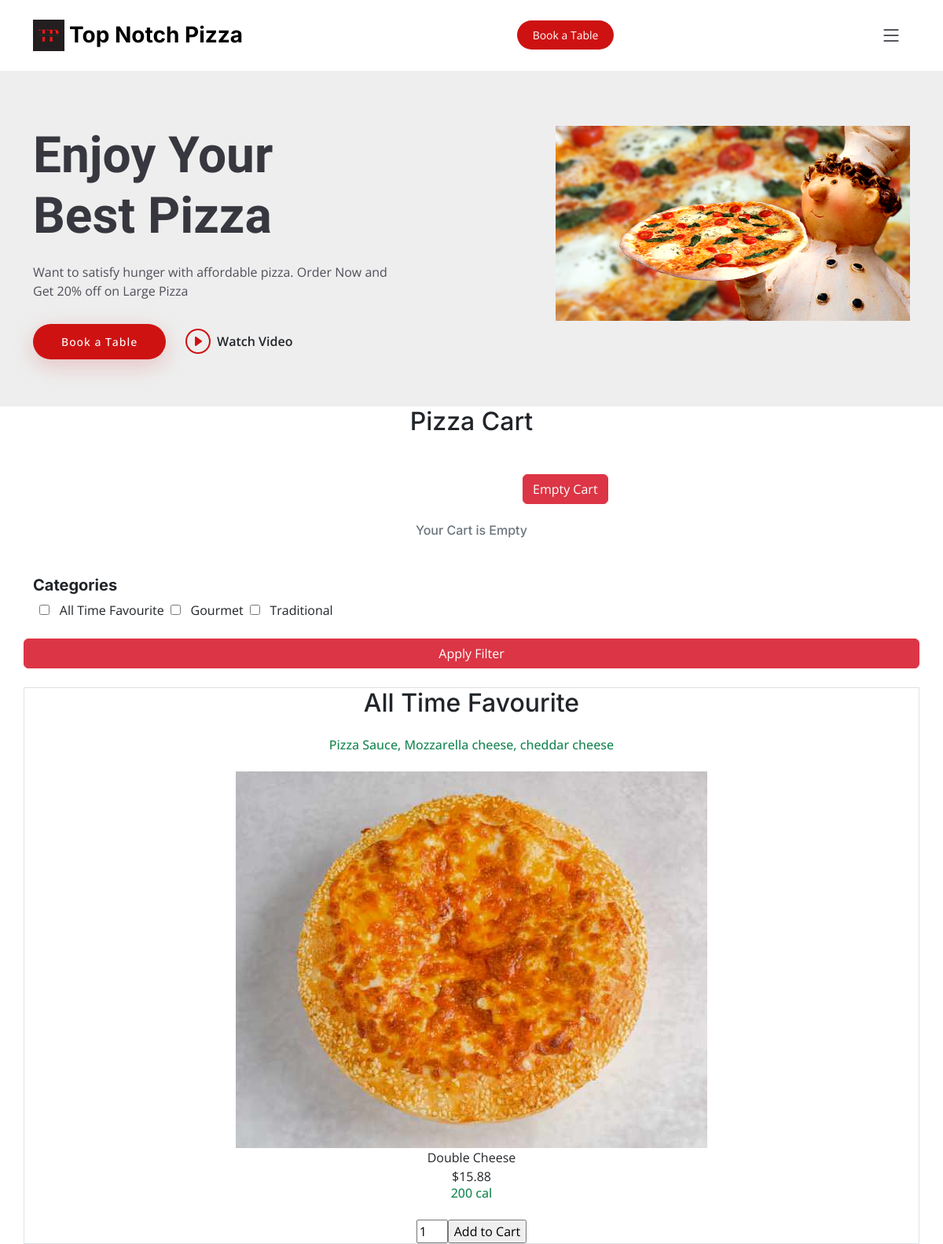
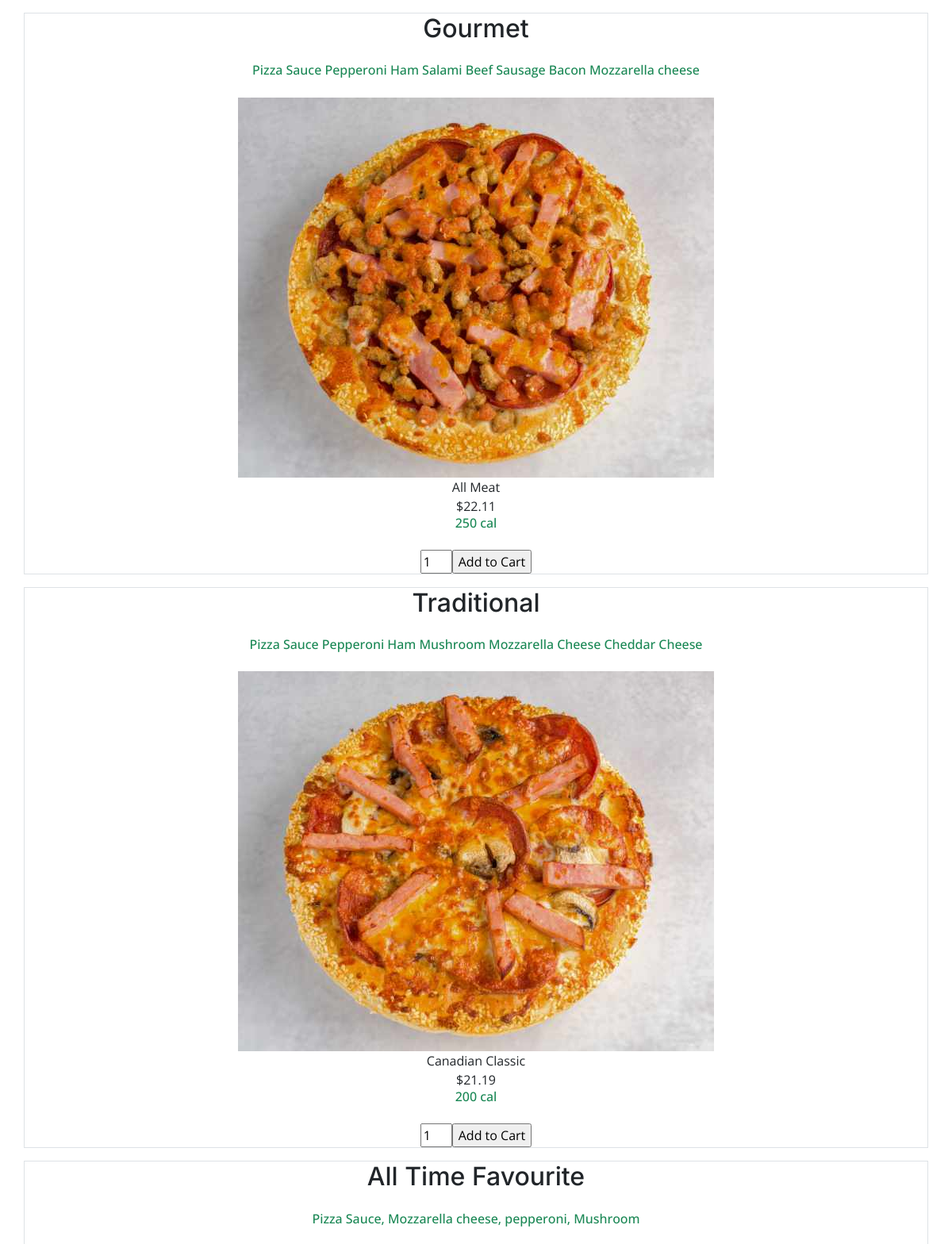
The app's page /product.php (signed in, upper part) with its own data (2 pictures, top to bottom).
### tables this page shows
CREATE TABLE `categories` (
  `idCategories` int(11) NOT NULL,
  `categoryName` varchar(64) NOT NULL
);

CREATE TABLE `pizza` (
  `id` int(11) NOT NULL,
  `category` varchar(50) DEFAULT NULL,
  `name` varchar(50) DEFAULT NULL,
  `description` varchar(100) DEFAULT NULL,
  `image` varchar(1000) DEFAULT NULL,
  `productCategory` int(11) NOT NULL,
  `Calories` varchar(30) NOT NULL,
  `Price` float NOT NULL
);

### Dbcart.php (called while the page is built, shortened)
<?php
class Dbcart {
	private $host = "localhost";
	private $user = "root";
	private $password = "";
	private $database = "topnotchpizza";
	private $conn;
	function __construct() {
		$this->conn = $this->connectDB();
	}
	function connectDB() {
		$conn = mysqli_connect($this->host,$this->user,$this->password,$this->database);
		return $conn;
	}
	function runQuery($query) {
		$result = mysqli_query($this->conn,$query);
		while($row=mysqli_fetch_assoc($result)) {
			$resultset[] = $row;
		}
		if(!empty($resultset))
			return $resultset;
	}
}
?>

### product.php (the view, shortened to what this page needs)
<?php
require('db.php');
?>
<?php
require_once("Dbcart.php");
$db_handle = new Dbcart();
?>
<!doctype html>
<html>
  <link href="assets/vendor/bootstrap/css/bootstrap.min.css" rel="stylesheet">
  <link href="assets/vendor/bootstrap-icons/bootstrap-icons.css" rel="stylesheet">
  <link href="assets/vendor/aos/aos.css" rel="stylesheet">
  <link href="assets/vendor/glightbox/css/glightbox.min.css" rel="stylesheet">
  <link href="assets/vendor/swiper/swiper-bundle.min.css" rel="stylesheet">
  <link href="assets/css/main.css" rel="stylesheet">
</head>
<header id="header" class="header fixed-top d-flex align-items-center">
    <div class="container d-flex align-items-center justify-content-between">
      <a href="index.html" class="logo d-flex align-items-center me-auto me-lg-0">
        <img src="assets/img/Top Notch Pizza.jpg" alt="">
        <h1>Top Notch Pizza<span></span></h1>
      </a>
      <a class="btn-book-a-table" href="#book-a-table">Book a Table</a>
      <i class="mobile-nav-toggle mobile-nav-show bi bi-list"></i>
    </div>
  </header>
  <section id="hero" class="hero d-flex align-items-center section-bg">
    <div class="container">
      <div class="row justify-content-between gy-5">
        <div class="col-lg-5 order-2 order-lg-1 d-flex flex-column justify-content-center align-items-center align-items-lg-start text-center text-lg-start">
          <h2 data-aos="fade-up">Enjoy Your Best Pizza</h2>
          <p data-aos="fade-up" data-aos-delay="100">Want to satisfy hunger with affordable pizza. Order Now and Get 20% off on Large Pizza</p>
          <div class="d-flex" data-aos="fade-up" data-aos-delay="200">
            <a href="#book-a-table" class="btn-book-a-table">Book a Table</a>
            <a href="https://www.youtube.com/watch?v=LXb3EKWsInQ" class="glightbox btn-watch-video d-flex align-items-center"><i class="bi bi-play-circle"></i><span>Watch Video</span></a>
          </div>
        </div>
        <div class="col-lg-5 order-1 order-lg-2 text-center text-lg-start">
          <img src="assets/img/pic20.png" class="img-fluid" alt="" data-aos="zoom-out" data-aos-delay="300">
        </div>
      </div>
    </div>
  </section>
  <main id="main">
    <body>
<div>
<h2 class="mb-4" style="text-align:center">Pizza Cart</h2>
<br>
<a class="btn btn-danger" id="btnEmpty" href="product.php?action=empty">Empty Cart</a>
<?php
if(isset($_SESSION["cart_item"])){
    $total_quantity = 0;
    $total_price = 0;
?>
<table cellpadding="10" cellspacing="1">
<tbody>
<tr>
<th style="text-align:left;">Name</th>
<th style="text-align:left;">Id</th>
<th style="text-align:right;" width="5%">Quantity</th>
<th style="text-align:right;" width="10%">Unit Price</th>
<th style="text-align:right;" width="10%">Price</th>
<th style="text-align:center;" width="5%">Remove</th>
<th style="text-align:center;" width="5%">Checkout</th>
<th style="text-align:center;" width="5%">Takeout</th>
</tr>
<?php
    foreach ($_SESSION["cart_item"] as $item){
        $item_price = $item["quantity"]*$item["Price"];
    ?>
        <tr>
        <td><img src="assets/img/<?php echo $item["image"]; ?>" class="cart-item-image" /><?php echo $item["name"]; ?></td>
        <td><?php echo $item["id"]; ?></td>
        <td style="text-align:right;"><?php echo $item["quantity"]; ?></td>
        <td  style="text-align:right;"><?php echo "$ ".$item["Price"]; ?></td>
        <td  style="text-align:right;"><?php echo "$ ". number_format($item_price,2); ?></td>
        <td style="text-align:center;"><a href="product.php?action=remove&name=<?php echo $item["name"]; ?>" class="btnRemoveAction"><img src="assets/img/delete.png" alt="Remove Item" /></a></td>
        <?php
        $total_quantity += $item["quantity"];
        $total_price += ($item["Price"]*$item["quantity"]);
    ?>
    <td style="text-align:center;"><a href="checkout.php?&name=<?php echo $item["name"]?>&id=<?php echo $item["id"]?>&quantity=<?php echo $item["quantity"]?>&iimage=<?php echo $item["image"]?>&price=<?php echo $item["Price"]*$item["quantity"]; ?>" class="btnRemoveAction" />Checkout</a></td>
    <td style="text-align:center;"><a href="takeout.php?&name=<?php echo $item["name"]?>&id=<?php echo $item["id"]?>&quantity=<?php echo $item["quantity"]?>&iimage=<?php echo $item["image"]?>&price=<?php echo $item["Price"]*$item["quantity"]; ?>" class="btnRemoveAction" />Takeout</a></td>
    </tr>
    <?php
  }
  ?>
<tr>
<td colspan="2" align="right">Total:</td>
<td align="right"><?php echo $total_quantity; ?></td>
<td align="right" colspan="2"><strong><?php echo "$ ".number_format($total_price, 2); ?></strong></td>
<td></td>
</tr>
</tbody>
</table>
  <?php
} else {
?>
<br>
<br>
<h4 class="h6 mb-4 text-secondary" style="text-align:center">Your Cart is Empty</h4>
<?php
}
?>
</div>
<form action="" method="GET">
    <div class="container">
    <div class="row justify-content-center">
        <h5 class="fw-bold">Categories</h5>
    <div class="d-flex flex-wrap">
        <?php
        $query = "SELECT * FROM categories ORDER BY idCategories ASC";
        $result =  mysqli_query($con, $query);
        if(mysqli_num_rows($result) > 0)
        {
               foreach($result as $category)
          {
        $checked = [];
        ?>
         <div>
                <input type="checkbox" name="category[]" value="<?= $category['idCategories']; ?>"
                    <?php if(in_array($category['idCategories'], $checked)){ echo "checked"; } ?>
                 />
                 <span>
                <?= $category['categoryName']; ?></span>
                <br><br>
            </div>
        <?php
    }
}
else
{
    echo "No category Found";
}
?>
    </div>
    </div>
    </div>
      <div class="container">
    <div class="row justify-content-center">
      <input class="btn btn-danger"  name="filter" type="submit" value="Apply Filter">
      </div>
      </div>
</form>
<br>
<?php
 require ('db.php');
?>
  <?php
if(isset($_GET['category']))
{
    $branchecked = [];
    $branchecked = $_GET['category'];
    foreach($branchecked as $rowcategory)
    {
        $products = "SELECT * FROM pizza WHERE productCategory IN ($rowcategory)";
        $products_run = mysqli_query($con, $products);
        if(mysqli_num_rows($products_run) > 0)
        {
            foreach($products_run as $proditems) :
                ?>
                    <div class="container text-center">
                    <div class="row">
                     <div class="col border mb-3">
                        <h2 class="mb-4"><?=  $proditems['category']; ?></h2>
                        <form method="post" action="product.php?action=add&name=<?= $proditems['name']; ?>">
                            <p class="h6 mb-4 text-success"><?=   $proditems['description']; ?></p>
                            <img src="assets/img/<?=  $proditems["image"]; ?>" class="imageres">
                            <div><?=  $proditems["name"]; ?></div>
                            <div><?=  $proditems["Price"]; ?></div>
                            <p class="h6 mb-4 text-success"><?=  $proditems['Calories']; ?></p>
                            <input type="text" class="product-quantity" name="quantity" value="1" size="2" />
                            &nbsp<input class="btn btn-danger" type="submit" value="Add to Cart" />
                        </div>
                    </div>
                    </div>
                <?php
            endforeach;
        }
    }
}
else
{
  $product_array = $db_handle->runQuery("SELECT * FROM pizza ORDER BY id");
  if (!empty($product_array)) {
    foreach($product_array as $key=>$value){
  ?>
<div class="container text-center">
  <div class="row">
    <div class="col border mb-3">
      <h2 class="mb-4"><?php  echo $product_array[$key]['category']; ?></h2>
        <form method="post" action="product.php?action=add&name=<?php echo $product_array[$key]["name"]; ?>">
        <p class="h6 mb-4 text-success"><?php echo $product_array[$key]['description']; ?></p>
        <img src="assets/img/<?php echo $product_array[$key]["image"]; ?>" class="imageres">
      <div><?php echo $product_array[$key]["name"]; ?></div>
      <div><?php echo "$".$product_array[$key]["Price"]; ?></div>
      <p class="h6 mb-4 text-success"><?php echo $product_array[$key]['Calories']; ?></p>
      <input type="text" class="product-quantity" name="quantity" value="1" size="2" /><input type="submit" value="Add to Cart" class="btnAddAction" />
      </div>
    </div>
    </div>
  <?php
    }
  }
}
  ?>
    <body>
</main>
</body>
</html>

### assets/css/main.css (style rules this page uses)
:root { --font-default: "Open Sans", system-ui, -apple-system, "Segoe UI", Roboto, "Helvetica Neue", Arial, "Noto Sans", "Liberation Sans", sans-serif, "Apple Color Emoji", "Segoe UI Emoji", "Segoe UI Symbol", "Noto Color Emoji"; --font-primary: "Amatic SC", sans-serif; --font-secondary: "Inter", sans-serif; }
:root { --color-default: #212529; --color-primary: #ce1212; --color-secondary: #37373f; }
:root { scroll-behavior: smooth; }
body { font-family: var(--font-default); color: var(--color-default); }
a { color: var(--color-primary); text-decoration: none; }
h1, h2, h3, h4, h5, h6 { font-family: var(--font-secondary); }
section { overflow: hidden; padding: 80px 0; }
.section-bg { background-color: #eee; }
.header { background: #fff; transition: all 0.5s; z-index: 997; height: 90px; border-bottom: 1px solid #fff; }
.header .logo img { max-height: 40px; margin-right: 6px; }
.header .logo h1 { font-size: 28px; font-weight: 700; color: #000; margin: 0; font-family: var(--font-secondary); }
.header .btn-book-a-table, .header .btn-book-a-table:focus { font-size: 14px; color: #fff; background: var(--color-primary); padding: 8px 20px; margin-left: 30px; border-radius: 50px; transition: 0.3s; }
section { scroll-margin-top: 90px; }
@media (max-width: 1279px) { .mobile-nav-show { color: var(--color-secondary); font-size: 28px; cursor: pointer; line-height: 0; transition: 0.5s; z-index: 9999; margin: 0 10px 0 20px; } }
.hero { width: 100%; background-size: cover; position: relative; min-height: 60vh; padding: 160px 0 60px 0; }
.hero h2 { font-size: 64px; font-weight: 700; margin-bottom: 20px; color: var(--color-secondary); font-family: var(--font-primary); }
.hero p { color: #4f4f5a; font-weight: 400; margin-bottom: 30px; }
.hero .btn-book-a-table { font-weight: 500; font-size: 14px; letter-spacing: 1px; display: inline-block; padding: 12px 36px; border-radius: 50px; transition: 0.5s; color: #fff; background: var(--color-primary); box-shadow: 0 8px 28px rgba(206, 18, 18, 0.2); }
.hero .btn-watch-video { font-size: 16px; transition: 0.5s; margin-left: 25px; color: var(--font-secondary); font-weight: 600; }
.hero .btn-watch-video i { color: var(--color-primary); font-size: 32px; transition: 0.3s; line-height: 0; margin-right: 8px; }

### records on screen
categories: categoryName "All Time Favourite"
categories: categoryName "Gourmet"
categories: categoryName "Traditional"
pizza: category "All Time Favourite", description "Pizza Sauce, Mozzarella cheese, cheddar cheese", image (picture), name "Double Cheese", Price "15.88", Calories "200 cal"
pizza: category "Gourmet", description "Pizza Sauce Pepperoni Ham Salami Beef Sausage Bacon Mozzarella cheese", image (picture), name "All Meat", Price "22.11", Calories "250 cal"
pizza: category "Traditional", description "Pizza Sauce Pepperoni Ham Mushroom Mozzarella Cheese Cheddar Cheese", image (picture), name "Canadian Classic", Price "21.19", Calories "200 cal"
pizza: category "All Time Favourite", description "Pizza Sauce, Mozzarella cheese, pepperoni, Mushroom"
